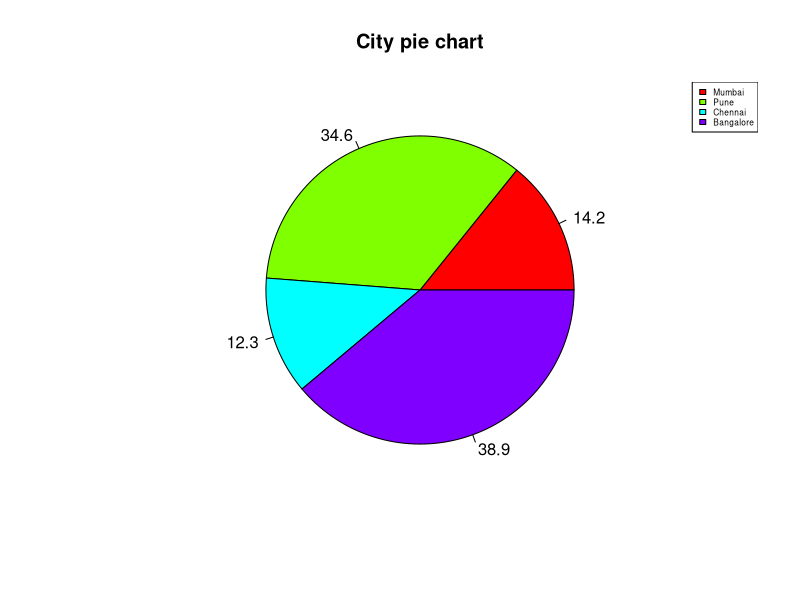

Write R code to recreate this figure.
# Create data for the graph.
geeks <- c(23, 56, 20, 63)
labels <- c("Mumbai", "Pune", "Chennai", "Bangalore")

piepercent<- round(100 * geeks / sum(geeks), 1)

# Plot the chart.
pie(geeks, labels = piepercent,
    main = "City pie chart", col = rainbow(length(geeks)))
legend("topright", c("Mumbai", "Pune", "Chennai", "Bangalore"),
       cex = 0.5, fill = rainbow(length(geeks)))





